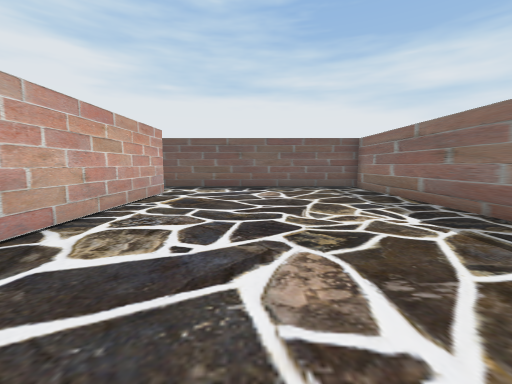
view 1 (above)

20 first-person views from a walk through a Unity game level. The camera is 1.2 m above the floor, tilts 6° down and sees 90° across. The floor is counted in squares, 1.29 m on a side. Each view is taken from the middle of a square. On the plan, view 1 faces up. The plan holds only what a view shows up to about 11 squares ahead; the rest is blank. The player character is not drawn.

view 2
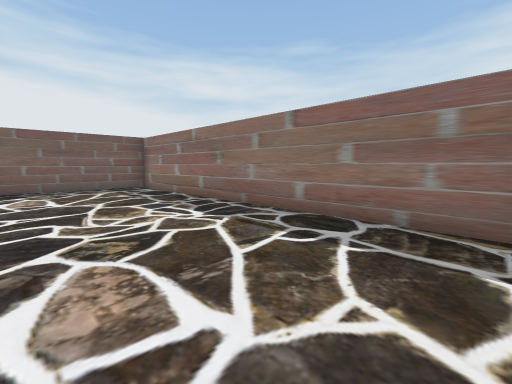

view 3
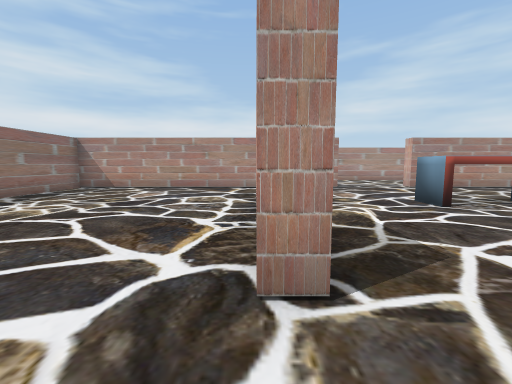

view 4
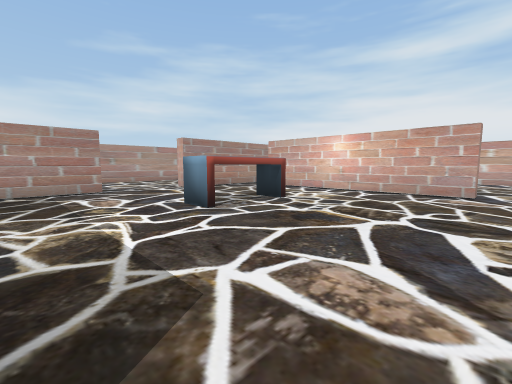

view 5
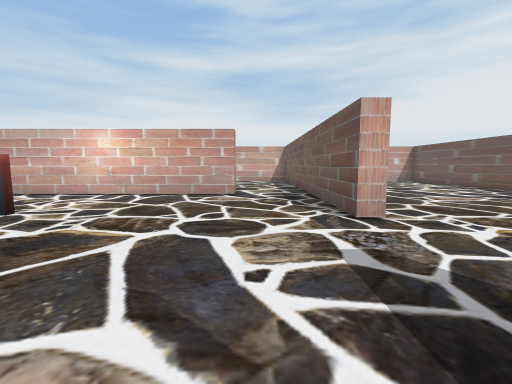

view 6
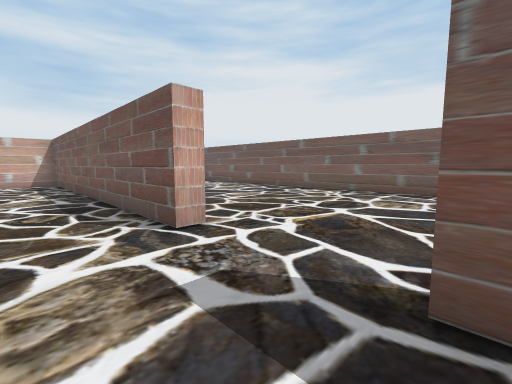

view 7
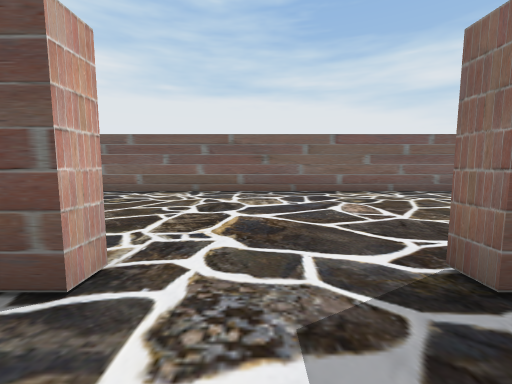

view 8
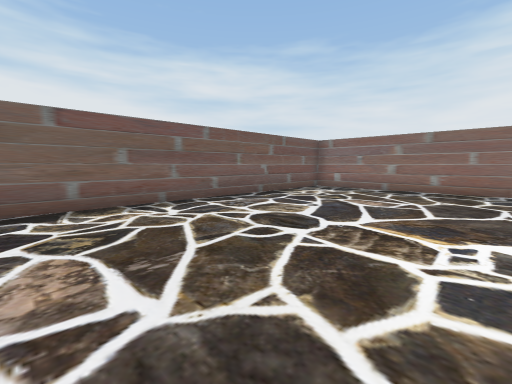

view 9
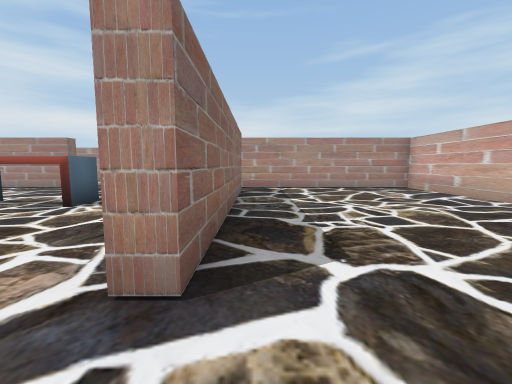

view 10
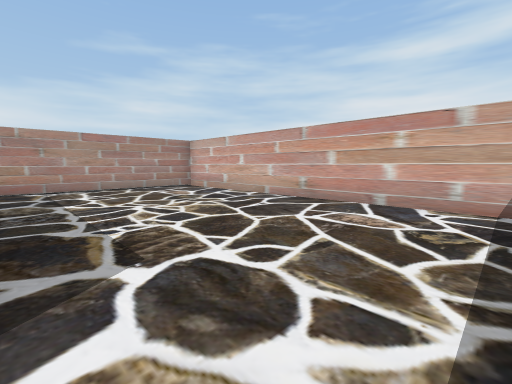

view 11
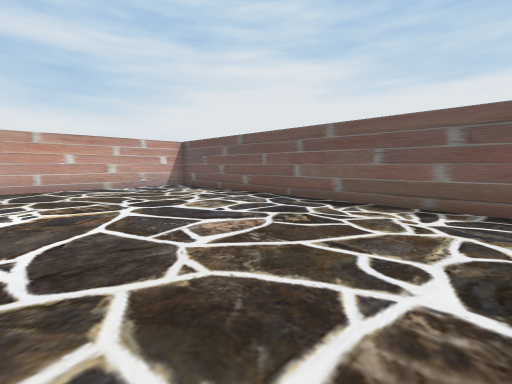

view 12
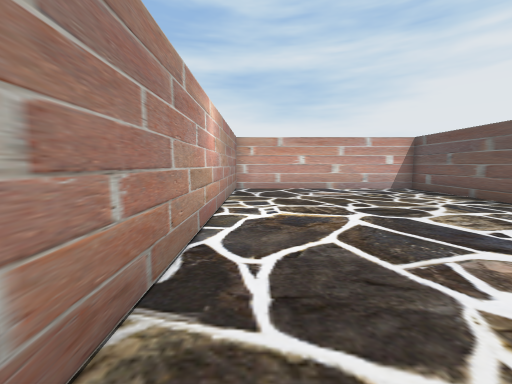

view 13
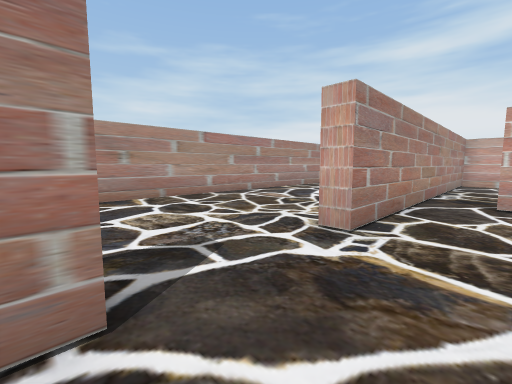

view 14
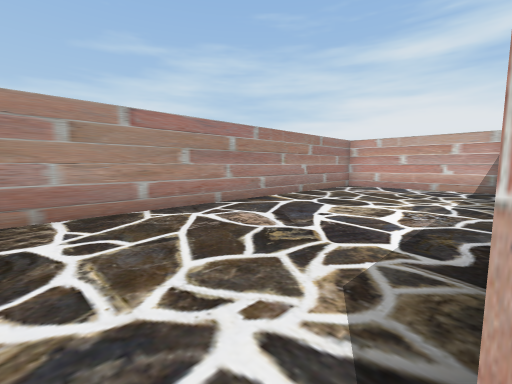

view 15
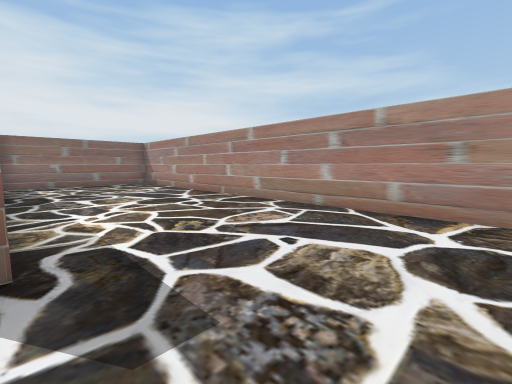

view 16
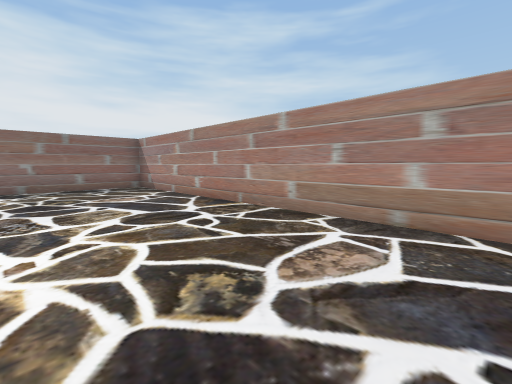

view 17
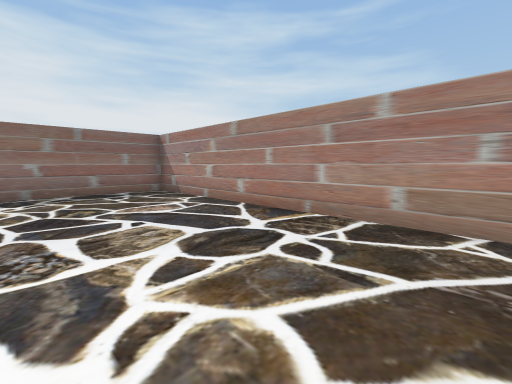

view 18
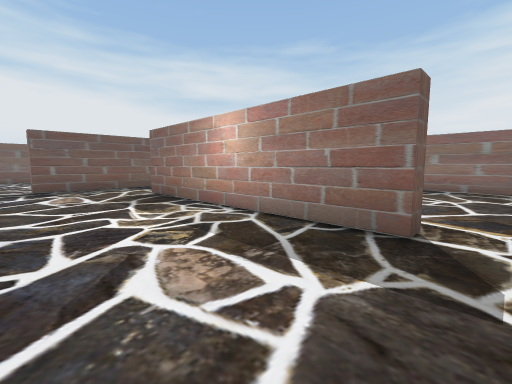

view 19
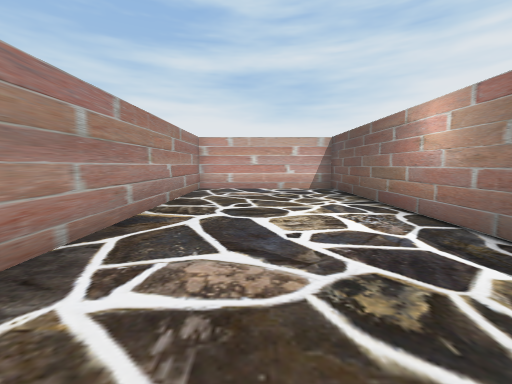

view 20
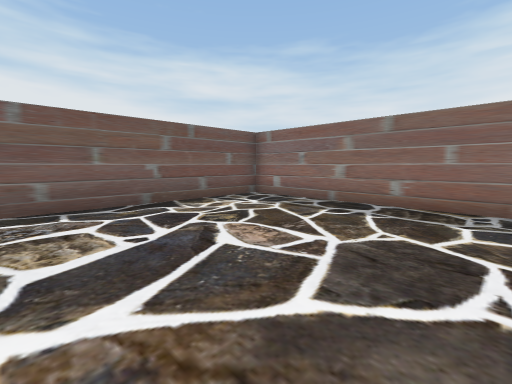

### Floor plan
Ten units are one square. View 1 is at (0, 0); x grows to the right and y downward. Boxes are objects, and circles mark ways between rooms. Rooms are numbered by the first view taken in them; rooms with no view inside come last. Other rooms are left out.
<svg viewBox="-208 -187 256 255">
<path fill="none" stroke="#000" d="M-30 -83 -30 -25M-24 5 43 5 43 -107 -26 -107M-93 -112 -93 -107 -125 -107M-130 -83 -130 -8M-64 5 -24 5M-26 -107 -63 -107 -63 -112M-30 -8 -35 -8 -35 -83 -30 -83M-126 5 -93 5 -93 11M-129 10 -203 10 -203 63 43 63 43 10M43 -119 43 -182 -203 -182 -203 -112 -106 -112M-135 -10 -135 -83 -130 -83M-125 -107 -199 -107M-203 -105 -203 5 -126 5"/>
<rect x="-105" y="-45" width="40" height="10" fill="#bbb"><title>other object</title></rect>
<circle cx="-30" cy="-95" r="3" fill="#2a7"/>
<circle cx="-30" cy="0" r="3" fill="#2a7"/>
<circle cx="-130" cy="-95" r="3" fill="#2a7"/>
<circle cx="-130" cy="0" r="3" fill="#2a7"/>
<text x="10" y="-50">1</text>
<text x="-80" y="-60">2</text>
<text x="-160" y="-50">3</text>
</svg>
Room 1 opens to room 2. Room 2 opens to room 3.

Where each view was taken, in squares from view 1:
view 1: 0 up, 0 right, facing up
view 2: 0 up, 0 right, facing up-right
view 3: 10 up, 3 left, facing down
view 4: 9 up, 4 left, facing down-left
view 5: 9 up, 5 left, facing left
view 6: 9 up, 6 left, facing up-left
view 7: 9 up, 8 left, facing up
view 8: 12 up, 6 left, facing up-right
view 9: 10 up, 14 left, facing down
view 10: 10 up, 14 left, facing down-left
view 11: 12 up, 9 left, facing up-left
view 12: 12 up, 10 left, facing left
view 13: 1 up, 6 left, facing down-left
view 14: 1 down, 9 left, facing down-left
view 15: 1 down, 9 left, facing down-right
view 16: 2 down, 7 left, facing down-right
view 17: 2 down, 5 left, facing down-right
view 18: 0 up, 7 left, facing up-right
view 19: 4 down, 10 left, facing left
view 20: 12 up, 2 left, facing up-right
